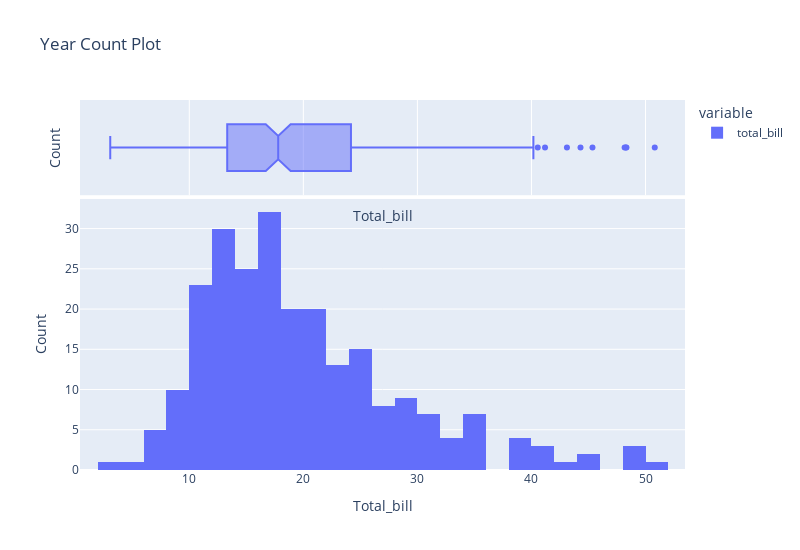

The cell this chart's notebook holds for it:
### Code cell
fig = px.histogram(df.total_bill, marginal="box", title = "Year Count Plot")
fig.update_layout(width=800, height = 550)
fig.update_xaxes(title_text = 'Total_bill')
fig.update_yaxes(title_text = 'Count')

### Figure 1 — Plotly figure (JSON) as saved in the notebook; plotly's stock layout.template omitted (floating-point values rounded to 4 significant figures; data arrays with more than 128 entries replaced by an {"elided": "..."} marker saying what was removed)
{"data": [{"alignmentgroup": "True", "bingroup": "x", "hovertemplate": "variable=total_bill<br>value=%{x}<br>count=%{y}<extra></extra>", "legendgroup": "total_bill", "marker": {"color": "#636efa", "pattern": {"shape": ""}}, "name": "total_bill", "offsetgroup": "total_bill", "orientation": "v", "showlegend": true, "type": "histogram", "x": {"elided": "244 float values"}, "xaxis": "x", "yaxis": "y"}, {"alignmentgroup": "True", "hovertemplate": "variable=total_bill<br>value=%{x}<extra></extra>", "legendgroup": "total_bill", "marker": {"color": "#636efa"}, "name": "total_bill", "notched": true, "offsetgroup": "total_bill", "showlegend": false, "type": "box", "x": {"elided": "244 float values"}, "xaxis": "x2", "yaxis": "y2"}], "layout": {"barmode": "relative", "height": 550, "legend": {"title": {"text": "variable"}, "tracegroupgap": 0}, "title": {"text": "Year Count Plot"}, "width": 800, "xaxis": {"anchor": "y", "domain": [0, 1], "title": {"text": "Total_bill"}}, "xaxis2": {"anchor": "y2", "domain": [0, 1], "matches": "x", "showgrid": true, "showticklabels": false, "title": {"text": "Total_bill"}}, "yaxis": {"anchor": "x", "domain": [0, 0.7326], "title": {"text": "Count"}}, "yaxis2": {"anchor": "x2", "domain": [0.7426, 1], "matches": "y2", "showgrid": false, "showline": false, "showticklabels": false, "ticks": "", "title": {"text": "Count"}}}}
